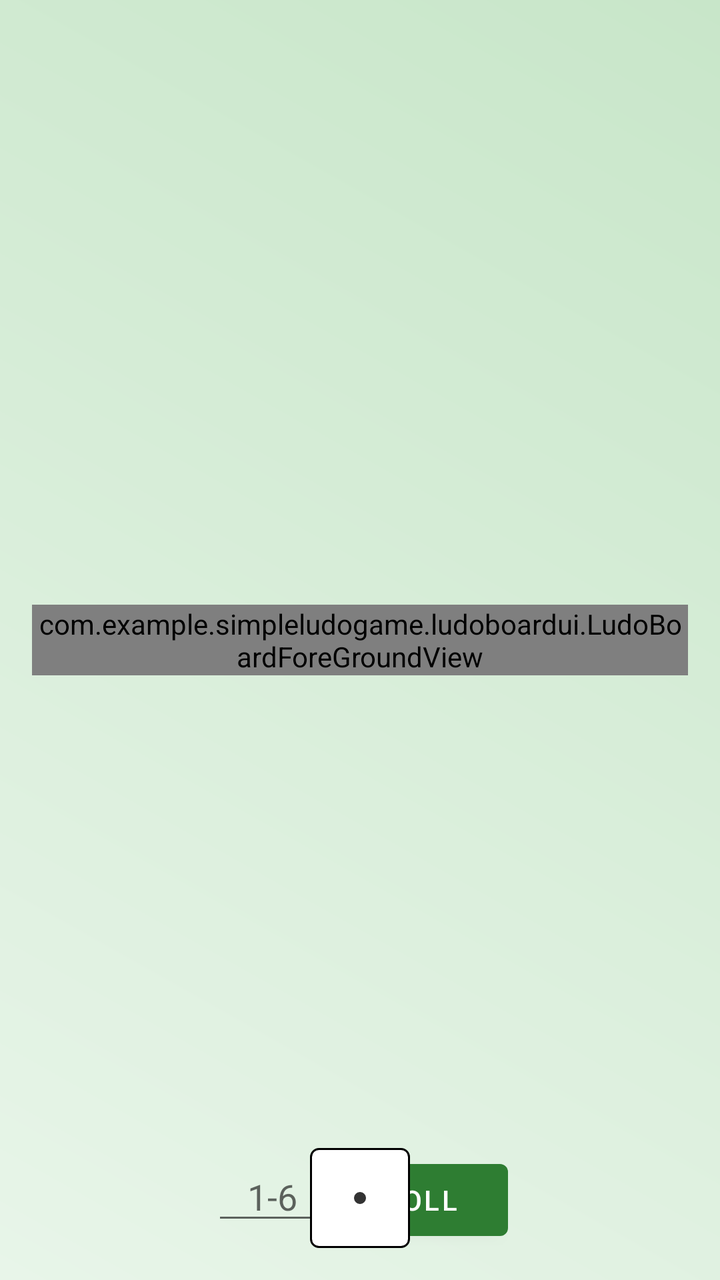
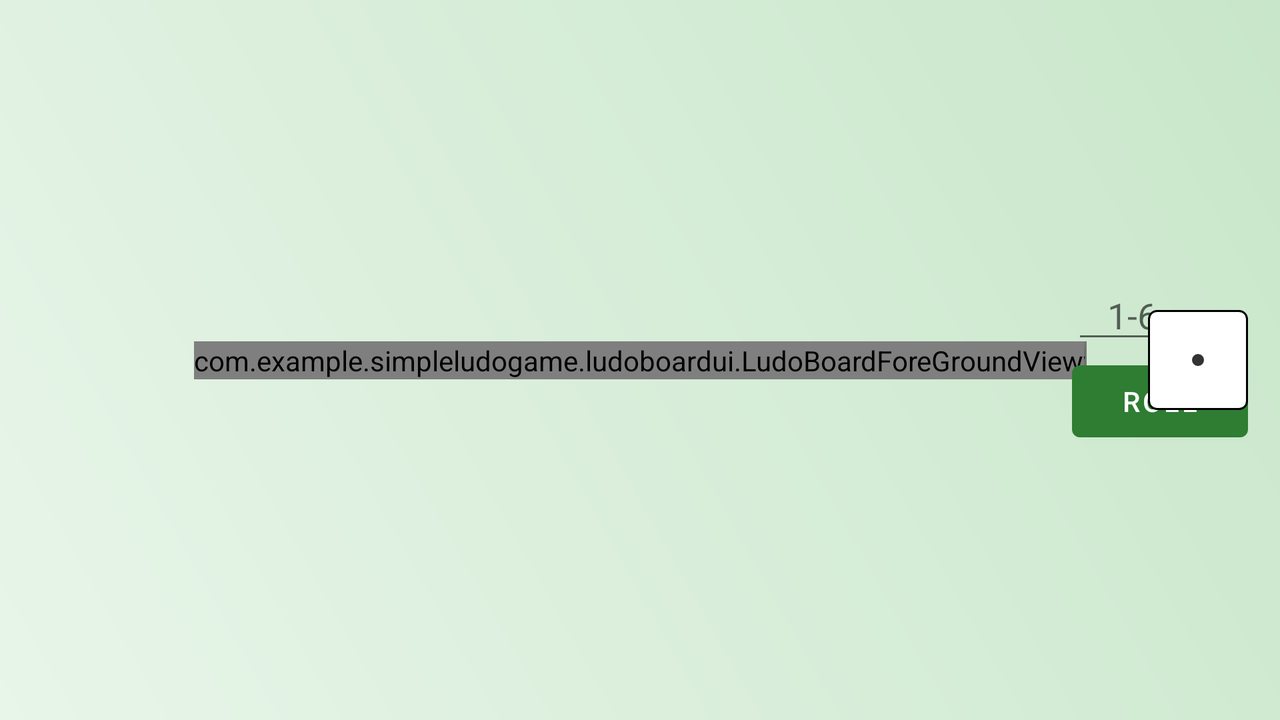

The same Android screen from two of the app's own layout files: first res/layout/ as a phone draws it, then the repository's variant for another configuration, drawn on a device whose configuration selects that folder. Both files follow.
<!-- AndroidManifest.xml: application theme Theme.SimpleLudoGame -->
<!-- res/layout/fragment_game.xml -->
<?xml version="1.0" encoding="utf-8"?>
<layout xmlns:android="http://schemas.android.com/apk/res/android"
    xmlns:app="http://schemas.android.com/apk/res-auto"
    xmlns:tools="http://schemas.android.com/tools">

    <androidx.constraintlayout.widget.ConstraintLayout
        android:id="@+id/game_layout"
        android:layout_width="match_parent"
        android:layout_height="match_parent"
        android:background="@drawable/bg_gradient_home"
        tools:context=".game.GameFragment"
        android:padding="16dp">

        <FrameLayout
            android:id="@+id/board_container"
            android:layout_width="wrap_content"
            android:layout_height="wrap_content"
            app:layout_constraintBottom_toBottomOf="parent"
            app:layout_constraintEnd_toEndOf="parent"
            app:layout_constraintStart_toStartOf="parent"
            app:layout_constraintTop_toTopOf="parent">

            <com.example.simpleludogame.ludoboardui.LudoBoardBackgroundView
                android:id="@+id/ludo_board_background"
                android:layout_width="wrap_content"
                android:layout_height="wrap_content" />

            <com.example.simpleludogame.ludoboardui.LudoBoardForeGroundView
                android:id="@+id/ludo_board_foreground"
                android:layout_width="wrap_content"
                android:layout_height="wrap_content"
                android:elevation="4dp" />
        </FrameLayout>

        <ImageButton
            android:id="@+id/dice_button"
            android:layout_width="50dp"
            android:layout_height="50dp"
            android:background="?attr/selectableItemBackgroundBorderless"
            android:src="@drawable/dice_1"
            android:scaleType="fitCenter"
            android:elevation="12dp"
            android:stateListAnimator="@animator/dice_click"
            app:layout_constraintBottom_toBottomOf="parent"
            app:layout_constraintEnd_toEndOf="parent"
            app:layout_constraintStart_toStartOf="parent"
            android:contentDescription="@string/roll_dice"/>

        <LinearLayout
            android:id="@+id/developer_panel"
            android:layout_width="wrap_content"
            android:layout_height="wrap_content"
            android:orientation="horizontal"
            android:visibility="gone"
            app:layout_constraintBottom_toBottomOf="parent"
            app:layout_constraintEnd_toEndOf="parent"
            app:layout_constraintStart_toStartOf="parent"
            tools:visibility="visible">

            <EditText
                android:id="@+id/dev_dice_value"
                android:layout_width="60dp"
                android:layout_height="wrap_content"
                android:hint="1-6"
                android:inputType="number"
                android:textAlignment="center" />

            <Button
                android:id="@+id/dev_roll_button"
                android:layout_width="wrap_content"
                android:layout_height="wrap_content"
                android:text="@string/roll" />
        </LinearLayout>


    </androidx.constraintlayout.widget.ConstraintLayout>
</layout>
<!-- resources referenced by this layout -->
<resources>
  <!-- drawable bg_gradient_home (drawable) -->
  <?xml version="1.0" encoding="utf-8"?>
  <shape xmlns:android="http://schemas.android.com/apk/res/android">
      <gradient
          android:angle="45"
          android:endColor="@color/green_background_end"
          android:startColor="@color/green_background_start"
          android:type="linear" />
  </shape>
  <!-- drawable dice_1 (drawable) -->
  <?xml version="1.0" encoding="utf-8"?>
  <vector xmlns:android="http://schemas.android.com/apk/res/android"
      android:width="100dp"
      android:height="100dp"
      android:viewportWidth="100"
      android:viewportHeight="100">
      
      <path
          android:fillColor="#FFFFFF"
          android:strokeColor="#000000"
          android:strokeWidth="2"
          android:pathData="M9,1h82a8,8 0,0 1,8 8v82a8,8 0,0 1,-8 8h-82a8,8 0,0 1,-8 -8v-82a8,8 0,0 1,8 -8z" />
      
      <path
          android:fillColor="#333333"
          android:pathData="M50,44a6,6 0,1 1,0 12,6 6 0,1 1,0 -12" />
  </vector>
  <string name="roll">Roll</string>
  <string name="roll_dice">Roll Dice</string>
  <style name="Theme.SimpleLudoGame" parent="Theme.MaterialComponents.DayNight.NoActionBar">
          
          <item name="colorPrimary">@color/green_primary</item>
          <item name="colorPrimaryVariant">@color/green_primary_variant</item>
          <item name="colorOnPrimary">@color/white</item>
          
          <item name="colorSecondary">@color/green_secondary</item>
          <item name="colorSecondaryVariant">@color/green_primary</item>
          <item name="colorOnSecondary">@color/black</item>
  
          <item name="android:windowBackground">@color/green_background_start</item>
  
          
          <item name="android:statusBarColor">@android:color/transparent</item>
          <item name="android:navigationBarColor">@android:color/transparent</item>
      </style>
  <color name="green_background_end">#C8E6C9</color>
  <color name="green_background_start">#E8F5E9</color>
  <color name="green_primary">#2E7D32</color>
  <color name="green_primary_variant">#1B5E20</color>
  <color name="white">#FFFFFFFF</color>
  <color name="green_secondary">#81C784</color>
  <color name="black">#FF000000</color>
</resources>
<!-- res/layout-land/fragment_game.xml (the repository's variant of the layout above) -->
<!-- drawn on the phone turned sideways -->
<?xml version="1.0" encoding="utf-8"?>
<layout xmlns:android="http://schemas.android.com/apk/res/android"
    xmlns:app="http://schemas.android.com/apk/res-auto"
    xmlns:tools="http://schemas.android.com/tools">

    <androidx.constraintlayout.widget.ConstraintLayout
        android:id="@+id/game_layout"
        android:layout_width="match_parent"
        android:layout_height="match_parent"
        android:background="@drawable/bg_gradient_home"
        tools:context=".game.GameFragment"
        android:padding="16dp">

        <FrameLayout
            android:id="@+id/board_container"
            android:layout_width="wrap_content"
            android:layout_height="wrap_content"
            app:layout_constraintBottom_toBottomOf="parent"
            app:layout_constraintEnd_toEndOf="parent"
            app:layout_constraintStart_toStartOf="parent"
            app:layout_constraintTop_toTopOf="parent">

            <com.example.simpleludogame.ludoboardui.LudoBoardBackgroundView
                android:id="@+id/ludo_board_background"
                android:layout_width="wrap_content"
                android:layout_height="wrap_content" />

            <com.example.simpleludogame.ludoboardui.LudoBoardForeGroundView
                android:id="@+id/ludo_board_foreground"
                android:layout_width="wrap_content"
                android:layout_height="wrap_content"
                android:elevation="4dp" />
        </FrameLayout>

        <ImageButton
            android:id="@+id/dice_button"
            android:layout_width="50dp"
            android:layout_height="50dp"
            android:background="?attr/selectableItemBackgroundBorderless"
            android:src="@drawable/dice_1"
            android:scaleType="fitCenter"
            android:elevation="12dp"
            android:stateListAnimator="@animator/dice_click"
            app:layout_constraintBottom_toBottomOf="parent"
            app:layout_constraintEnd_toEndOf="parent"
            app:layout_constraintTop_toTopOf="parent"
            android:contentDescription="@string/roll_dice"/>

        <LinearLayout
            android:id="@+id/developer_panel"
            android:layout_width="wrap_content"
            android:layout_height="wrap_content"
            android:orientation="vertical"
            android:visibility="gone"
            app:layout_constraintBottom_toBottomOf="parent"
            app:layout_constraintEnd_toEndOf="parent"
            app:layout_constraintTop_toTopOf="parent"
            tools:visibility="visible">

            <EditText
                android:id="@+id/dev_dice_value"
                android:layout_width="60dp"
                android:layout_height="wrap_content"
                android:hint="1-6"
                android:inputType="number"
                android:textAlignment="center" />

            <Button
                android:id="@+id/dev_roll_button"
                android:layout_width="wrap_content"
                android:layout_height="wrap_content"
                android:text="@string/roll" />
        </LinearLayout>


    </androidx.constraintlayout.widget.ConstraintLayout>
</layout>
